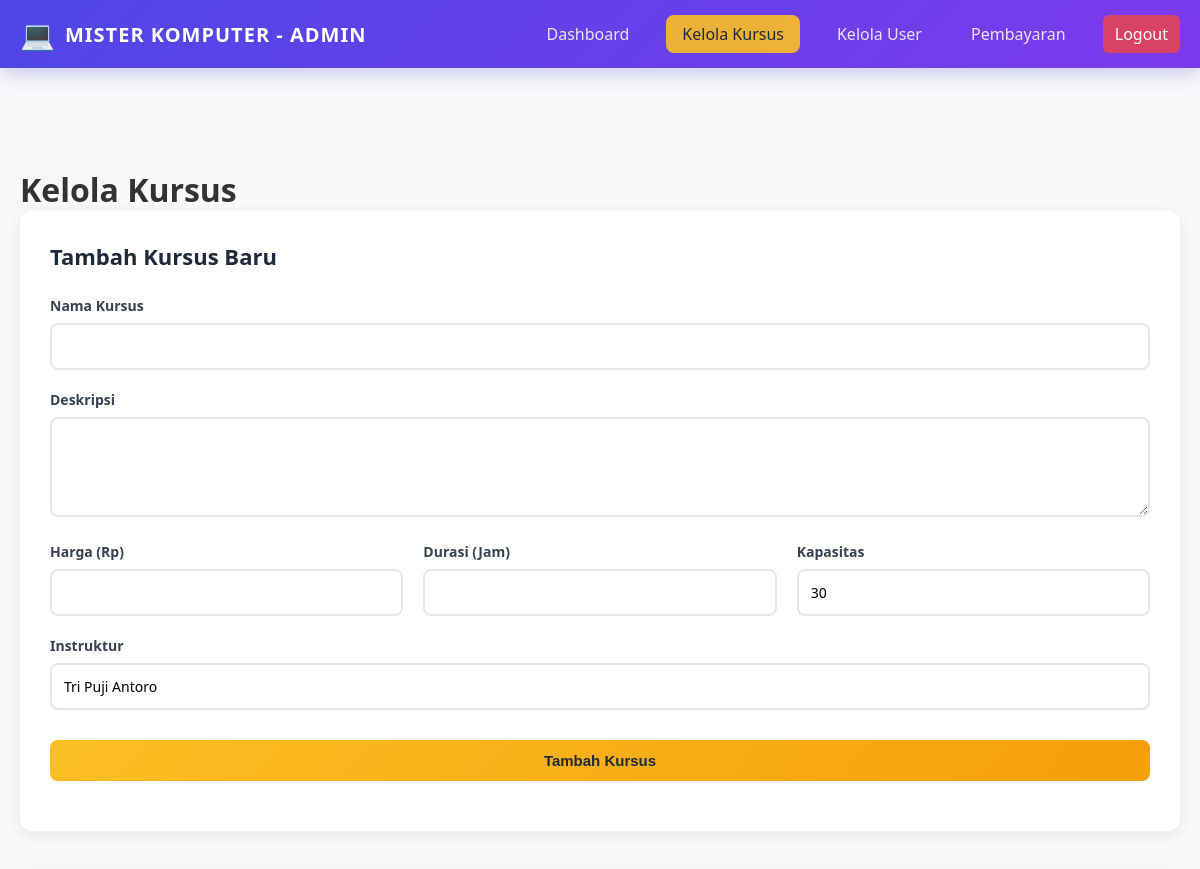
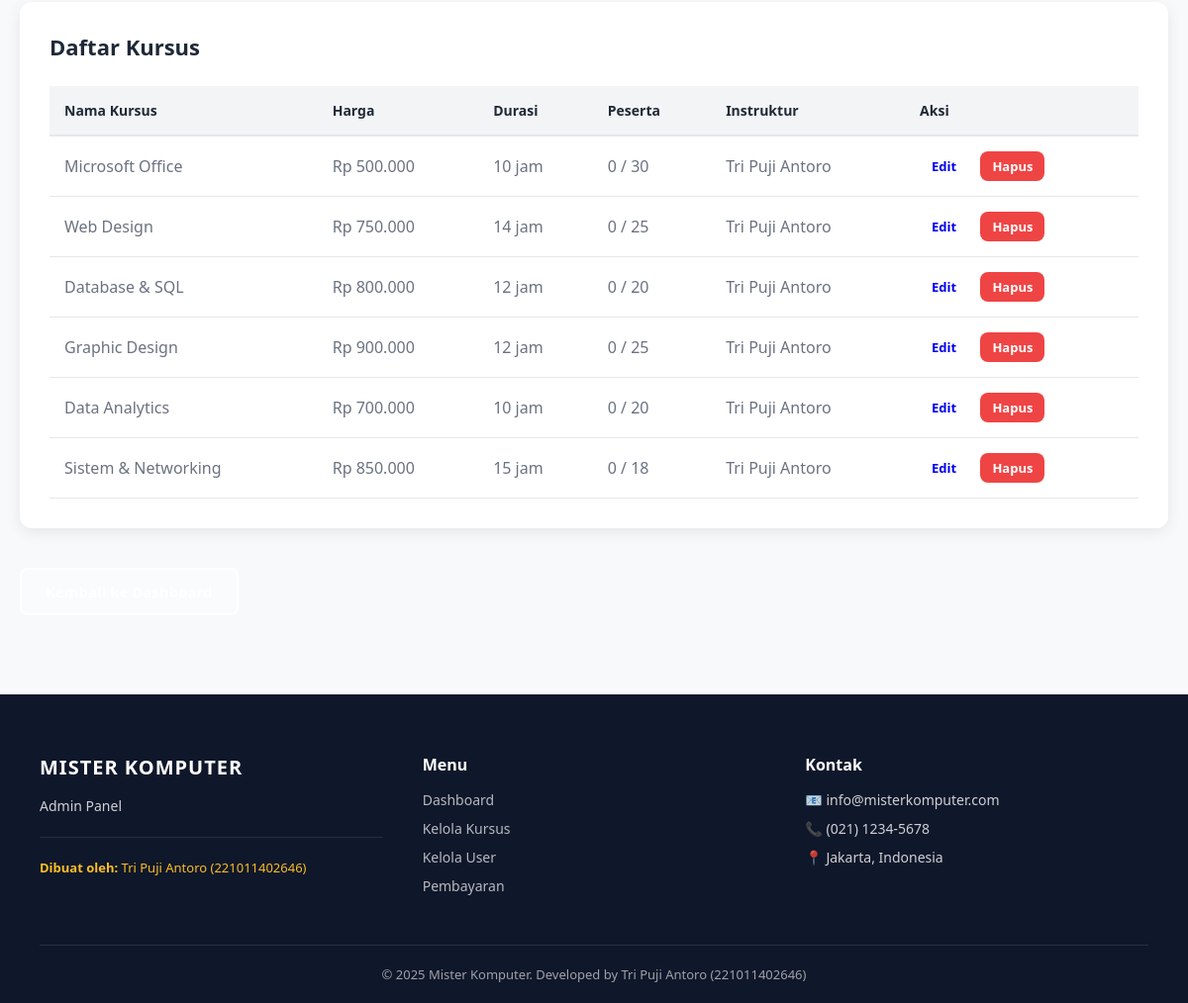
Screenshot of /admin/manage-courses.php (signed in) with the database file from the repository (2 pictures, top to bottom).
### tables this page shows
CREATE TABLE IF NOT EXISTS courses (
    id_course INT AUTO_INCREMENT PRIMARY KEY,
    nama_course VARCHAR(100) NOT NULL,
    deskripsi TEXT NOT NULL,
    harga DECIMAL(10, 2) NOT NULL,
    durasi_jam INT NOT NULL,
    instruktur VARCHAR(100) NOT NULL,
    kapasitas INT DEFAULT 30,
    image_url VARCHAR(255),
    created_at TIMESTAMP DEFAULT CURRENT_TIMESTAMP,
    updated_at TIMESTAMP DEFAULT CURRENT_TIMESTAMP ON UPDATE CURRENT_TIMESTAMP
);

### admin/manage-courses.php (the view, shortened to what this page needs)
<?php include '../config/koneksi.php';
$edit_data = null;
?>
<!DOCTYPE html>
<html>
<head>
    <link rel="stylesheet" href="../assets/css/style.css">
</head>
<body>
<nav class="navbar">
    <div class="nav-container">
        <div class="nav-logo">
            <span class="logo-icon">💻</span>
            <h1>MISTER KOMPUTER - ADMIN</h1>
        </div>
        <ul class="nav-menu">
            <li><a href="dashboard.php" class="nav-link">Dashboard</a></li>
            <li><a href="manage-courses.php" class="nav-link active btn-nav">Kelola Kursus</a></li>
            <li><a href="manage-users.php" class="nav-link">Kelola User</a></li>
            <li><a href="manage-payments.php" class="nav-link">Pembayaran</a></li>
            <li><a href="../auth/logout.php" class="nav-link btn-logout">Logout</a></li>
        </ul>
    </div>
</nav>
<div class="container" style="margin-top: 100px; margin-bottom: 50px;">
    <h1>Kelola Kursus</h1>
    <div class="admin-form-section">
        <h2><?php echo $edit_data ? 'Edit Kursus' : 'Tambah Kursus Baru'; ?></h2>
        <form method="POST" class="form-admin">
            <div class="form-group">
                <label>Nama Kursus</label>
                <input type="text" name="nama_course" required value="<?php echo $edit_data ? htmlspecialchars($edit_data['nama_course']) : ''; ?>">
            </div>
            <div class="form-group">
                <label>Deskripsi</label>
                <textarea name="deskripsi" required><?php echo $edit_data ? htmlspecialchars($edit_data['deskripsi']) : ''; ?></textarea>
            </div>
            <div class="form-row">
                <div class="form-group">
                    <label>Harga (Rp)</label>
                    <input type="number" name="harga" required step="1000" value="<?php echo $edit_data ? $edit_data['harga'] : ''; ?>">
                </div>
                <div class="form-group">
                    <label>Durasi (Jam)</label>
                    <input type="number" name="durasi_jam" required value="<?php echo $edit_data ? $edit_data['durasi_jam'] : ''; ?>">
                </div>
                <div class="form-group">
                    <label>Kapasitas</label>
                    <input type="number" name="kapasitas" required value="<?php echo $edit_data ? $edit_data['kapasitas'] : 30; ?>">
                </div>
            </div>
            <div class="form-group">
                <label>Instruktur</label>
                <input type="text" name="instruktur" required value="<?php echo $edit_data ? htmlspecialchars($edit_data['instruktur']) : 'Tri Puji Antoro'; ?>">
            </div>
            <div class="form-actions">
                <button type="submit" class="btn btn-primary"><?php echo $edit_data ? 'Update Kursus' : 'Tambah Kursus'; ?></button>
            </div>
        </form>
    </div>
    <div class="admin-list-section">
        <h2>Daftar Kursus</h2>
        <table>
            <thead>
                <tr>
                    <th>Nama Kursus</th>
                    <th>Harga</th>
                    <th>Durasi</th>
                    <th>Peserta</th>
                    <th>Instruktur</th>
                    <th>Aksi</th>
                </tr>
            </thead>
            <tbody>
                <?php
                $courses = mysqli_query($koneksi, "SELECT c.*, COUNT(e.id_enrollment) as jumlah_peserta
                FROM courses c LEFT JOIN enrollments e ON c.id_course = e.id_course
                GROUP BY c.id_course ORDER BY c.created_at DESC");
                while ($row = mysqli_fetch_assoc($courses)):
                ?>
                <tr>
                    <td><?php echo htmlspecialchars($row['nama_course']); ?></td>
                    <td>Rp <?php echo number_format($row['harga'], 0, ',', '.'); ?></td>
                    <td><?php echo $row['durasi_jam']; ?> jam</td>
                    <td><?php echo $row['jumlah_peserta']; ?> / <?php echo $row['kapasitas']; ?></td>
                    <td><?php echo htmlspecialchars($row['instruktur']); ?></td>
                    <td>
                        <a href="manage-courses.php?edit=<?php echo $row['id_course']; ?>" class="btn btn-small">Edit</a>
                        <a href="manage-courses.php?delete=<?php echo $row['id_course']; ?>" class="btn btn-small btn-danger" onclick="return confirm('Yakin hapus kursus ini?');">Hapus</a>
                    </td>
                </tr>
                <?php endwhile; ?>
            </tbody>
        </table>
    </div>
    <div style="margin-top: 40px;">
        <a href="dashboard.php" class="btn btn-secondary">Kembali ke Dashboard</a>
    </div>
</div>
<footer class="footer-main">
    <div class="footer-container">
        <div class="footer-content">
            <h3>MISTER KOMPUTER</h3>
            <p>Admin Panel</p>
            <div class="footer-info">
                <p><strong>Dibuat oleh:</strong> Tri Puji Antoro (221011402646)</p>
            </div>
        </div>
        <div class="footer-links">
            <h4>Menu</h4>
            <ul>
                <li><a href="dashboard.php">Dashboard</a></li>
                <li><a href="manage-courses.php">Kelola Kursus</a></li>
                <li><a href="manage-users.php">Kelola User</a></li>
                <li><a href="manage-payments.php">Pembayaran</a></li>
            </ul>
        </div>
        <div class="footer-contact">
            <h4>Kontak</h4>
            <ul>
                <li>📧 info@misterkomputer.com</li>
                <li>📞 (021) 1234-5678</li>
                <li>📍 Jakarta, Indonesia</li>
            </ul>
        </div>
    </div>
    <div class="footer-bottom">
        <p>&copy; 2025 Mister Komputer. Developed by Tri Puji Antoro (221011402646)</p>
    </div>
</footer>
</body>
</html>

### rows the page displays
courses: nama_course "Microsoft Office", harga "500.000", durasi_jam "10", jumlah_peserta "0", kapasitas "30", instruktur "Tri Puji Antoro"
courses: nama_course "Web Design", harga "750.000", durasi_jam "14", jumlah_peserta "0", kapasitas "25", instruktur "Tri Puji Antoro"
courses: nama_course "Database & SQL", harga "800.000", durasi_jam "12", jumlah_peserta "0", kapasitas "20", instruktur "Tri Puji Antoro"
courses: nama_course "Graphic Design", harga "900.000", durasi_jam "12", jumlah_peserta "0", kapasitas "25", instruktur "Tri Puji Antoro"
courses: nama_course "Data Analytics", harga "700.000", durasi_jam "10", jumlah_peserta "0", kapasitas "20", instruktur "Tri Puji Antoro"
courses: nama_course "Sistem & Networking", harga "850.000", durasi_jam "15", jumlah_peserta "0", kapasitas "18", instruktur "Tri Puji Antoro"
